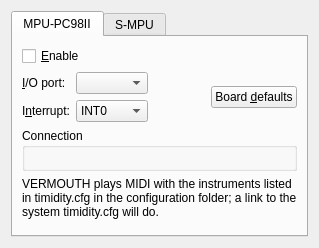
<?xml version="1.0" encoding="UTF-8"?>
<ui version="4.0">
 <class>MidiPage</class>
 <widget class="QWidget" name="MidiPage">
  <layout class="QVBoxLayout" name="mainLayout">
   <item>
    <widget class="QTabWidget" name="midiTabs">
     <widget class="QWidget" name="mpuTab">
      <attribute name="title">
       <string notr="true">MPU-PC98II</string>
      </attribute>
      <layout class="QVBoxLayout" name="mpuTabLayout">
       <item>
        <widget class="QCheckBox" name="USEMPU98">
         <property name="text">
          <string>&amp;Enable</string>
         </property>
        </widget>
       </item>
       <item>
        <layout class="QHBoxLayout" name="mpuBoardRow">
         <item>
          <layout class="QFormLayout" name="mpuBoardForm">
           <item row="0" column="0">
            <widget class="QLabel" name="mpuPortLabel">
             <property name="text">
              <string>&amp;I/O port:</string>
             </property>
             <property name="buddy">
              <cstring>MPU_PORT</cstring>
             </property>
            </widget>
           </item>
           <item row="0" column="1">
            <widget class="QComboBox" name="MPU_PORT"/>
           </item>
           <item row="1" column="0">
            <widget class="QLabel" name="mpuIrqLabel">
             <property name="text">
              <string>I&amp;nterrupt:</string>
             </property>
             <property name="buddy">
              <cstring>MPU_IRQ</cstring>
             </property>
            </widget>
           </item>
           <item row="1" column="1">
            <widget class="QComboBox" name="MPU_IRQ">
             <item>
              <property name="text">
               <string notr="true">INT0</string>
              </property>
             </item>
             <item>
              <property name="text">
               <string notr="true">INT1</string>
              </property>
             </item>
             <item>
              <property name="text">
               <string notr="true">INT2</string>
              </property>
             </item>
             <item>
              <property name="text">
               <string notr="true">INT5</string>
              </property>
             </item>
            </widget>
           </item>
          </layout>
         </item>
         <item>
          <widget class="DipSwView" name="mpuDipsw"/>
         </item>
         <item>
          <spacer name="mpuBoardSpacer">
           <property name="orientation">
            <enum>Qt::Horizontal</enum>
           </property>
          </spacer>
         </item>
         <item>
          <widget class="QPushButton" name="mpuDefaults">
           <property name="text">
            <string>Board &amp;defaults</string>
           </property>
          </widget>
         </item>
        </layout>
       </item>
       <item>
        <widget class="QGroupBox" name="mpuAssignGroup">
         <property name="title">
          <string>Connection</string>
         </property>
         <layout class="QVBoxLayout" name="mpuAssignLayout">
          <item>
           <widget class="MidiAssign" name="mpuAssign"/>
          </item>
         </layout>
        </widget>
       </item>
       <item>
        <widget class="QLabel" name="vermouthNote">
         <property name="text">
          <string>VERMOUTH plays MIDI with the instruments listed in timidity.cfg in the configuration folder; a link to the system timidity.cfg will do.</string>
         </property>
         <property name="wordWrap">
          <bool>true</bool>
         </property>
        </widget>
       </item>
       <item>
        <spacer name="mpuSpacer">
         <property name="orientation">
          <enum>Qt::Vertical</enum>
         </property>
        </spacer>
       </item>
      </layout>
     </widget>
     <widget class="QWidget" name="smpuTab">
      <attribute name="title">
       <string notr="true">S-MPU</string>
      </attribute>
      <layout class="QVBoxLayout" name="smpuTabLayout">
       <item>
        <layout class="QHBoxLayout" name="smpuEnableRow">
         <item>
          <widget class="QCheckBox" name="USE_SMPU">
           <property name="text">
            <string>&amp;Enable</string>
           </property>
          </widget>
         </item>
         <item>
          <widget class="QCheckBox" name="SMPUMUTB">
           <property name="text">
            <string>&amp;Mute port B in MPU-401 mode</string>
           </property>
          </widget>
         </item>
         <item>
          <spacer name="smpuEnableSpacer">
           <property name="orientation">
            <enum>Qt::Horizontal</enum>
           </property>
          </spacer>
         </item>
        </layout>
       </item>
       <item>
        <layout class="QHBoxLayout" name="smpuBoardRow">
         <item>
          <layout class="QFormLayout" name="smpuBoardForm">
           <item row="0" column="0">
            <widget class="QLabel" name="smpuPortLabel">
             <property name="text">
              <string>&amp;I/O port:</string>
             </property>
             <property name="buddy">
              <cstring>SMPU_PORT</cstring>
             </property>
            </widget>
           </item>
           <item row="0" column="1">
            <widget class="QComboBox" name="SMPU_PORT"/>
           </item>
           <item row="1" column="0">
            <widget class="QLabel" name="smpuIrqLabel">
             <property name="text">
              <string>I&amp;nterrupt:</string>
             </property>
             <property name="buddy">
              <cstring>SMPU_IRQ</cstring>
             </property>
            </widget>
           </item>
           <item row="1" column="1">
            <widget class="QComboBox" name="SMPU_IRQ">
             <item>
              <property name="text">
               <string notr="true">INT0</string>
              </property>
             </item>
             <item>
              <property name="text">
               <string notr="true">INT1</string>
              </property>
             </item>
             <item>
              <property name="text">
               <string notr="true">INT2</string>
              </property>
             </item>
             <item>
              <property name="text">
               <string notr="true">INT5</string>
              </property>
             </item>
            </widget>
           </item>
          </layout>
         </item>
         <item>
          <widget class="DipSwView" name="smpuDipsw"/>
         </item>
         <item>
          <spacer name="smpuBoardSpacer">
           <property name="orientation">
            <enum>Qt::Horizontal</enum>
           </property>
          </spacer>
         </item>
         <item>
          <widget class="QPushButton" name="smpuDefaults">
           <property name="text">
            <string>Board &amp;defaults</string>
           </property>
          </widget>
         </item>
        </layout>
       </item>
       <item>
        <widget class="QGroupBox" name="smpuAGroup">
         <property name="title">
          <string>Port A</string>
         </property>
         <layout class="QVBoxLayout" name="smpuALayout">
          <item>
           <widget class="MidiAssign" name="smpuAAssign"/>
          </item>
         </layout>
        </widget>
       </item>
       <item>
        <widget class="QGroupBox" name="smpuBGroup">
         <property name="title">
          <string>Port B</string>
         </property>
         <layout class="QVBoxLayout" name="smpuBLayout">
          <item>
           <widget class="MidiAssign" name="smpuBAssign"/>
          </item>
         </layout>
        </widget>
       </item>
       <item>
        <spacer name="smpuSpacer">
         <property name="orientation">
          <enum>Qt::Vertical</enum>
         </property>
        </spacer>
       </item>
      </layout>
     </widget>
    </widget>
   </item>
  </layout>
 </widget>
 <customwidgets>
  <customwidget>
   <class>DipSwView</class>
   <extends>QWidget</extends>
   <header>prefs/dipswview.h</header>
  </customwidget>
  <customwidget>
   <class>MidiAssign</class>
   <extends>QWidget</extends>
   <header>prefs/midiassign.h</header>
  </customwidget>
 </customwidgets>
 <resources/>
 <connections/>
</ui>
